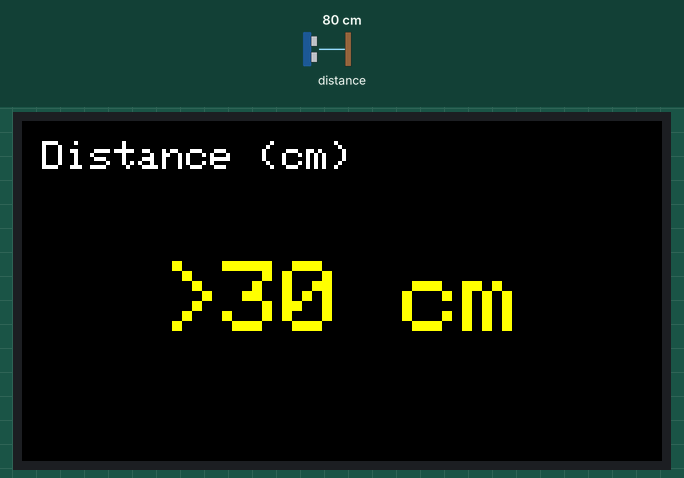
Recording of a sketch running on a simulated ESP32. On the bench: 320×170 colour display. Inputs (shaded band) come from the test bench; at power-on: distance to the obstacle 80 cm. What the sketch prints to the serial monitor is not drawn.

Above: at 1.4 s.
1.5 s: distance to the obstacle set to 31 cm
3.0 s: distance to the obstacle set to 27 cm
At 3.6 s:
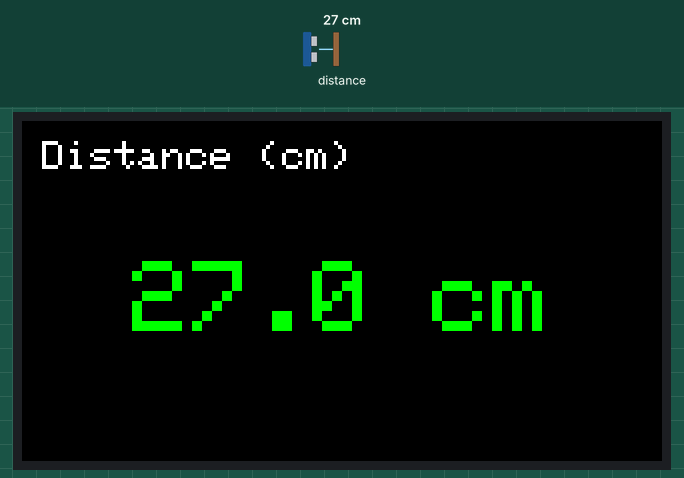
4.5 s: distance to the obstacle set to 2 cm
At 5.3 s:
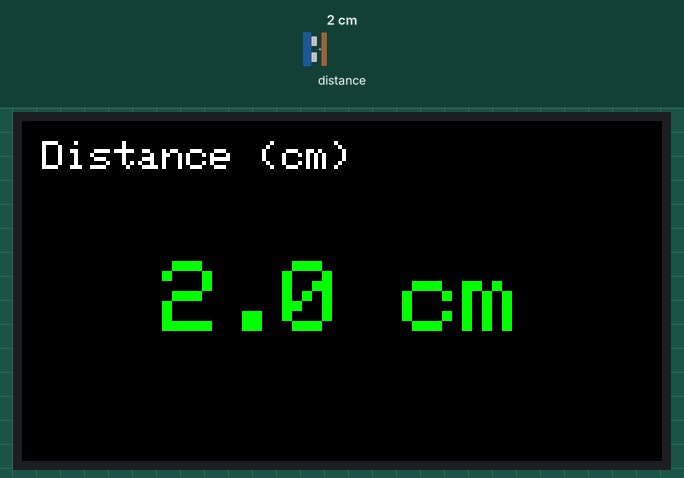
Timing chart, 0 to 7.5 s (numbered marks = the images above; inputs shaded):
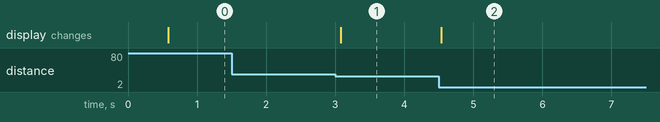

Measured:
- the behaviour switches between 30 and 29 cm on distance to the obstacle (found by bisection; images 0 and 1)
- after the input at 1.5 s, every drawn part: stays the same
- after the input at 3.0 s, the display: changes after 0.08 s (image 1)
- after the input at 4.5 s, the display: changes at once (image 2)

The sketch:

time_of_flight_NonAI.ino
```cpp
// Acknowledgments

// Creator: Anany Sharma at the University of Florida working under NSF grant. 2405373

// This material is based upon work supported by the National Science Foundation under Grant No. 2405373.
// Any opinions, findings, and conclusions or recommendations expressed in this material are those of the authors and do not necessarily reflect the views of the National Science Foundation.


// --- Default Installed Libraries - No Installation Required ---
#include <Wire.h>     // For I2C communication (how the sensor talks to Arduino)
#include <SPI.h>              // Required for ST7789 even if using I2C sensor


// ---  Sensor Specific Libraries - Installation Required from IDE library manager ---
#include <VL53L0X.h>  // For the VL53L0X Time-of-Flight distance sensor
#include <Adafruit_GFX.h>     // Core graphics library for drawing
#include <Adafruit_ST7789.h>  // Specific library for ST7789 TFT displays


// --- TFT Display Pin Definitions ---

#define TFT_CS    33  // Chip Select
#define TFT_DC    25  // Data/Command
#define TFT_RST   26  // Reset (can be -1 if tied to Arduino's RST pin)


// --- Color Definitions for TFT Display (using ST77XX standard color names) ---
// These are just easy names for color numbers the screen understands.
#define COLOR_BACKGROUND ST77XX_BLACK
#define COLOR_TITLE      ST77XX_WHITE
#define COLOR_NORMAL_FG  ST77XX_GREEN  // Foreground color for normal readings
#define COLOR_WARN_FG    ST77XX_YELLOW // Foreground color for warnings (e.g., out of range)
#define COLOR_ERROR_FG   ST77XX_RED    // Foreground color for errors (e.g., timeout)

// --- Create our sensor and display objects ---
VL53L0X sensor; // This is our distance sensor object

// Create an ST7789 TFT display object.

Adafruit_ST7789 tft = Adafruit_ST7789(TFT_CS, TFT_DC, TFT_RST);

void setup()
{
  Serial.begin(9600); // Start talking to the computer (Serial Monitor) for messages.
  Wire.begin();       // Initialize communication (for the VL53L0X sensor).

  // --- Initialize ST7789 TFT Display ---
  tft.init(170, 320);   // Initialize ST7789 screen.
  Serial.println("ST7789 TFT Initialized (or attempted)");
  tft.setRotation(3);     // Rotate the screen. '3' often makes 170x320 display as 320 wide, 170 tall.
  tft.fillScreen(COLOR_BACKGROUND); // Fill the screen with the background color.

  sensor.setTimeout(500);
  if (!sensor.init())
  {
    Serial.println("Failed to detect and initialize sensor!");
    while (1) {}
  }
  // Start continuous back-to-back mode (take readings as fast as possible).
  sensor.startContinuous();

  // Clear "Initializing Sensor..." message and prepare for readings.
  tft.fillScreen(COLOR_BACKGROUND);
  tft.setCursor(10, 10);
  tft.setTextSize(2);
  tft.setTextColor(COLOR_TITLE);
  tft.println("Distance (cm)"); // Main title
}

void loop()
{
  // Read the distance from the sensor in millimeters (mm).
  uint16_t distance_mm = sensor.readRangeContinuousMillimeters();

  int value_area_y = 50;
  int value_area_height = 80;
  tft.fillRect(0, value_area_y, tft.width(), value_area_height, COLOR_BACKGROUND);

  tft.setTextSize(5);
  tft.setCursor(0, value_area_y + (value_area_height / 2) - (40 / 2) ); // Roughly center vertically in the value area.

  String displayText = "";
  uint16_t textColor = COLOR_NORMAL_FG;

  if (distance_mm >= 300) {
    // The sensor often returns a high value like 8190 if no object is found or it's too far.
    displayText = ">30 cm";
    textColor = COLOR_WARN_FG;
  } else {
    // Convert millimeters to centimeters.
    float distance_cm = distance_mm / 10.0;

    // Using dtostrf for more control or simple String conversion.
    char buffer[10];
    dtostrf(distance_cm, 4, 1, buffer); // (floatVar, minStringWidthIncDecimal, numVarsAfterDecimal, charBuffer)
    sprintf(buffer, "%.1f", distance_cm); // Simpler way using sprintf to get one decimal place.
    displayText = String(buffer) + " cm";
    textColor = COLOR_NORMAL_FG;
  }

  // Set text color
  tft.setTextColor(textColor);

  // Calculate x position to center the text
  int16_t x1, y1;
  uint16_t w, h;
  tft.getTextBounds(displayText, tft.getCursorX(), tft.getCursorY(), &x1, &y1, &w, &h); // Get width of current text
  tft.setCursor((tft.width() - w) / 2, tft.getCursorY()); // Center horizontally

  tft.print(displayText);


  delay(5);
}
```
